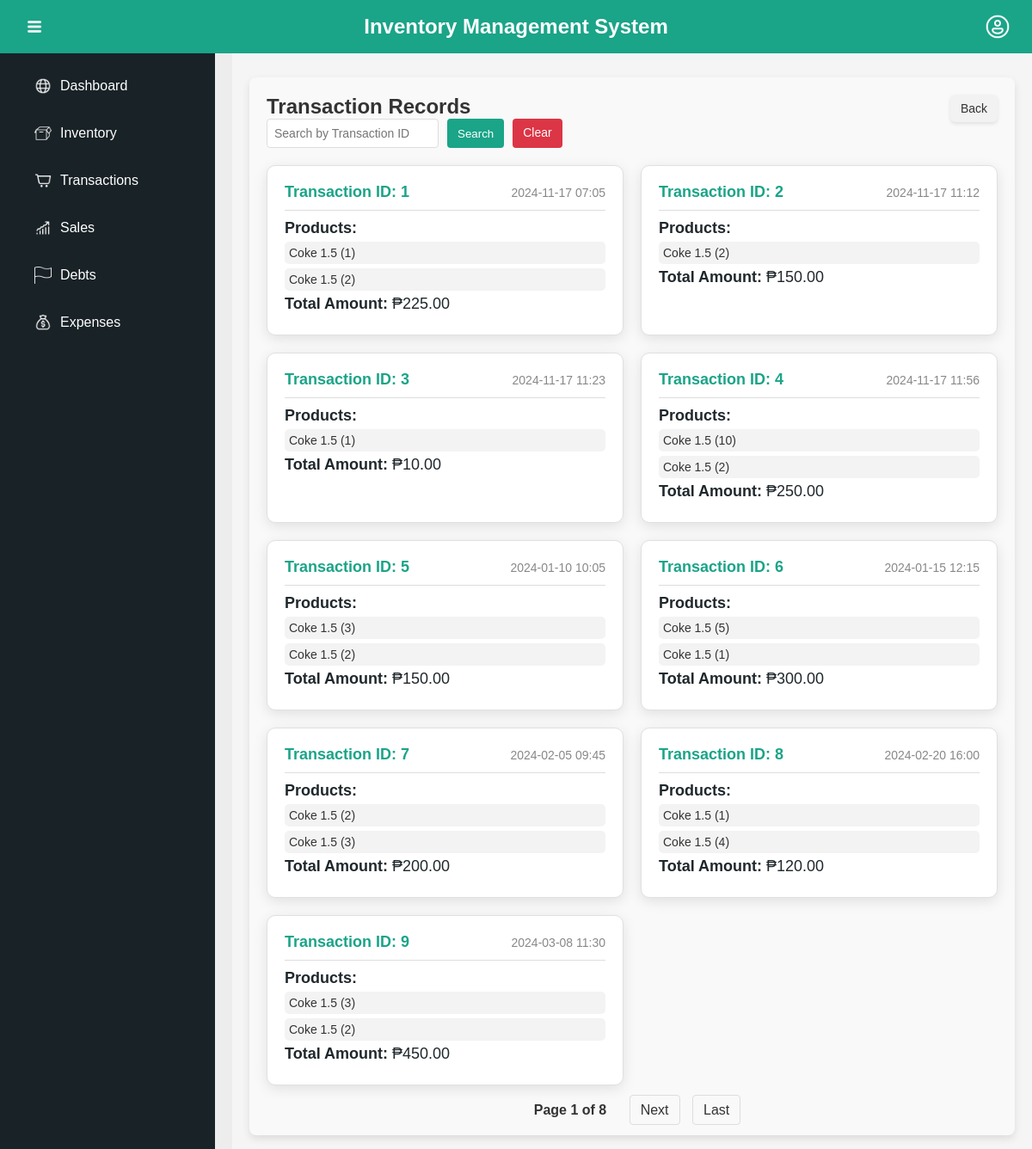
The app's page /pos_app/transaction_records/ with its own data.
### POS_APP/models.py (models this page shows, shortened)
class Transaction(models.Model):
    date = models.DateTimeField(auto_now_add=True)
    total_price = models.DecimalField(max_digits=10, decimal_places=2, blank=True, null=True)

class TransactionItem(models.Model):
    transaction = models.ForeignKey(Transaction, related_name='items', on_delete=models.CASCADE)
    product_version = models.ForeignKey(ProductVersion, on_delete=models.CASCADE)
    quantity_sold = models.IntegerField()

### ProductManagement_APP/models.py (models this page shows, shortened)
class ProductVersion(models.Model):
    product = models.ForeignKey(Product, on_delete=models.CASCADE, related_name='versions')
    supplier = models.ForeignKey(Supplier, on_delete=models.CASCADE)
    buying_price = models.DecimalField(max_digits=10, decimal_places=2)
    selling_price = models.DecimalField(max_digits=10, decimal_places=2)
    product_quantity = models.IntegerField()  # This tracks stock quantity for each product version
    batch_id = models.CharField(max_length=50)  # Unique batch ID for FIFO tracking
    date_added = models.DateTimeField(auto_now_add=True)  # Timestamp for FIFO logic
    class Meta:
        ordering = ['date_added']  # FIFO: First in first out logic based on the `date_added`

class Product(models.Model):
    product_id = models.AutoField(primary_key=True)
    product_name = models.CharField(max_length=255, unique=True)
    product_classification = models.CharField(max_length=100)
    reorder_level = models.IntegerField()
    category = models.ForeignKey(Category, on_delete=models.CASCADE)

### POS_APP/views.py (the view)
# urls.py: path('transaction_records/', views.transaction_records, name='transaction_records'),
def transaction_records(request):
    query = request.GET.get('query', '')
    transactions_list = Transaction.objects.prefetch_related('items__product_version__product').order_by('id')
    if query.isdigit():
        transactions_list = transactions_list.filter(id=query)
    elif query:
        transactions_list = transactions_list.none()
    paginator = Paginator(transactions_list, 9)
    page = request.GET.get('page', 1)
    try:
        transactions = paginator.page(page)
    except (PageNotAnInteger, EmptyPage):
        transactions = paginator.page(1)
    return render(request, 'pos/transaction_records.html', {
        'transactions': transactions,
        'query': query
    })

### POS_APP/templates/pos/transaction_records.html (shortened to what this page needs)
{% extends 'MGSariSari_Inventory/base.html' %}
{% load static %}
{% block head %}
    <link rel="stylesheet" href="{% static 'POS_APP/css/transaction_records.css' %}">
{% endblock %}
{% block content %}
<div class="transaction-records-container">
        <h2>Transaction Records</h2>
        <a href="{% url 'POS_APP:pos' %}" class="back-link">Back</a>
        <form method="get" class="search-form">
            <input type="text" name="query" placeholder="Search by Transaction ID" value="{{ query }}">
            <button type="submit">Search</button>
            <a href="{% url 'POS_APP:transaction_records' %}" class="clear-button">Clear</a>
        </form>
    <div class="records-cards">
        {% for transaction in transactions %}
        <div class="transaction-card">
            <div class="transaction-header">
                <h3>Transaction ID: {{ transaction.id }}</h3>
                <span class="transaction-date">{{ transaction.date|date:"Y-m-d H:i" }}</span>
            </div>
            <div class="transaction-body">
                <p><strong>Products:</strong></p>
                <ul>
                    {% for item in transaction.items.all %}
                    <li>{{ item.product_version.product.product_name }} ({{ item.quantity_sold }})</li>
                    {% endfor %}
                </ul>
                <p><strong>Total Amount:</strong> ₱{{ transaction.total_price }}</p>
            </div>
        </div>
        {% empty %}
        <p>No transactions available.</p>
        {% endfor %}
    </div>
    <div class="pagination">
        <span>Page {{ transactions.number }} of {{ transactions.paginator.num_pages }}</span>
        {% if transactions.has_next %}
        <a href="?page={{ transactions.next_page_number }}">Next</a>
        <a href="?page={{ transactions.paginator.num_pages }}">Last</a>
        {% endif %}
    </div>
</div>
{% endblock %}

### MGSariSari_Inventory/static/css/dashboard.css (style rules this page uses)
* { margin: 0; padding: 0; box-sizing: border-box; font-family: Arial, sans-serif; }
body, html { height: 100%; width: 100%; overflow: hidden; }
.main-content p { font-size: 18px; color: #20282c; margin-top: 20px; }

### ProductManagement_APP/static/inventory/dashboard.css (style rules this page uses)
* { margin: 0; padding: 0; box-sizing: border-box; font-family: Arial, sans-serif; }
body, html { height: 100%; width: 100%; overflow: hidden; }
.main-content p { font-size: 18px; color: #20282c; margin-top: 20px; }

### ProductManagement_APP/static/inventory/inventory.css (style rules this page uses)
* { margin: 0; padding: 0; box-sizing: border-box; }
body { display: flex; font-family: 'Arial', sans-serif; color: #333; background-color: #f5f5f5; margin: 0; }

### POS_APP/static/POS_APP/css/transaction_records.css (style rules this page uses)
.transaction-records-container { padding: 20px; background-color: #f9f9f9; border-radius: 8px; box-shadow: 0 4px 10px rgba(0, 0, 0, 0.1); position: relative; }
h2 { display: inline-block; }
.records-cards { display: grid; grid-template-columns: repeat(auto-fill, minmax(300px, 1fr)); gap: 20px; margin-top: 20px; }
.transaction-card { background-color: white; border-radius: 10px; box-shadow: 0 4px 15px rgba(0, 0, 0, 0.1); padding: 20px; border: 1px solid #e0e0e0; transition: transform 0.2s ease, box-shadow 0.2s ease; }
.transaction-header { display: flex; justify-content: space-between; align-items: center; border-bottom: 1px solid #ddd; padding-bottom: 10px; margin-bottom: 10px; }
.transaction-header h3 { margin: 0; font-size: 18px; color: #1AA488; }
.transaction-date { font-size: 14px; color: #888; }
.transaction-body p { margin: 5px 0; }
.transaction-body ul { list-style-type: none; padding: 0; margin: 0; }
.transaction-body ul li { background-color: #f3f3f3; padding: 5px; border-radius: 5px; margin-bottom: 5px; font-size: 14px; }
.back-link { position: absolute; top: 20px; right: 20px; text-decoration: none; font-size: 14px; color: #333333; padding: 8px 12px; border-radius: 6px; background-color: #f2f2f2; transition: background-color 0.3s ease, transform 0.2s ease; box-shadow: 0 2px 4px rgba(0, 0, 0, 0.1); }
.pagination { margin-top: 20px; text-align: center; }
.pagination a { color: #333333; text-decoration: none; padding: 8px 12px; border: 1px solid #ddd; margin: 0 5px; border-radius: 4px; background-color: #f9f9f9; transition: background-color 0.3s; }
.pagination span { padding: 8px 12px; margin: 0 5px; font-weight: bold; }
.search-form { display: flex; gap: 10px; }
.search-form input { padding: 8px; font-size: 14px; border: 1px solid #ddd; border-radius: 4px; width: 200px; }
.search-form button { padding: 8px 12px; background-color: #1AA488; color: white; border: none; border-radius: 4px; cursor: pointer; transition: background-color 0.3s; }
.search-form .clear-button { padding: 8px 12px; background-color: #dc3545; color: white; text-decoration: none; border-radius: 4px; font-size: 14px; transition: background-color 0.3s ease; }

### MGSariSari_Inventory/templates/MGSariSari_Inventory/base.html (style rules this page uses)
body { font-family: Arial, sans-serif; background-color: #f5f5f5; margin: 0; padding: 0; }

### records on screen
TransactionItem: product_version.product.product_name "Coke 1.5", quantity_sold "1"
TransactionItem: product_version.product.product_name "Coke 1.5", quantity_sold "2"
TransactionItem: product_version.product.product_name "Coke 1.5", quantity_sold "2"
TransactionItem: product_version.product.product_name "Coke 1.5", quantity_sold "1"
TransactionItem: product_version.product.product_name "Coke 1.5", quantity_sold "10"
TransactionItem: product_version.product.product_name "Coke 1.5", quantity_sold "2"
TransactionItem: product_version.product.product_name "Coke 1.5", quantity_sold "3"
TransactionItem: product_version.product.product_name "Coke 1.5", quantity_sold "2"
TransactionItem: product_version.product.product_name "Coke 1.5", quantity_sold "5"
TransactionItem: product_version.product.product_name "Coke 1.5", quantity_sold "1"
TransactionItem: product_version.product.product_name "Coke 1.5", quantity_sold "2"
TransactionItem: product_version.product.product_name "Coke 1.5", quantity_sold "3"
TransactionItem: product_version.product.product_name "Coke 1.5", quantity_sold "1"
TransactionItem: product_version.product.product_name "Coke 1.5", quantity_sold "4"
TransactionItem: product_version.product.product_name "Coke 1.5", quantity_sold "3"
TransactionItem: product_version.product.product_name "Coke 1.5", quantity_sold "2"

### other values on screen
{{ transactions.number }} "1"
{{ transactions.paginator.num_pages }} "8"
